Frame 1 (no input): blank canvas, image omitted
Frame 60 (no input): blank canvas, image omitted
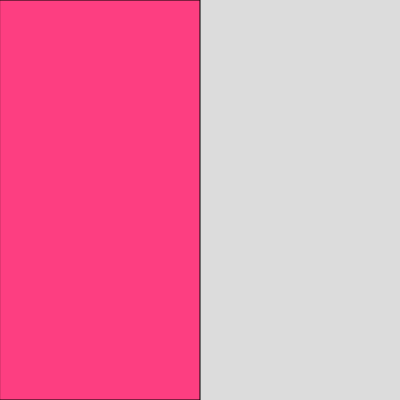
Frame 120 (the mouse pressed at the canvas centre since frame 60)

The p5.js sketch whose frames 1 and 60 were blank and that drew this single picture after the mouse press (run headless with seeded random() and noise() and a simulated clock; from frame 60 on, the mouse is pressed at the canvas centre):

// p5.js sketch
// ── sketch.js
// Challenge: Change the behavior so that when you mouse over a column, you turn it red and it stays red until the next time you mouse over it again, at which point the column goes back to white. (Just get this working for one column.)



function setup() {
  createCanvas(400, 400);

}

function draw() {
  background(220);
  
  if(mouseX <= width/2 && mouseY <= height/2){
    if (mouseIsPressed){
       fill(253, 62, 129);
    rect(0,0,width/2, height);
    }
  }else{
    fill(47, 45, 46);
    rect(width/2,0, width, height);
  }  
}
